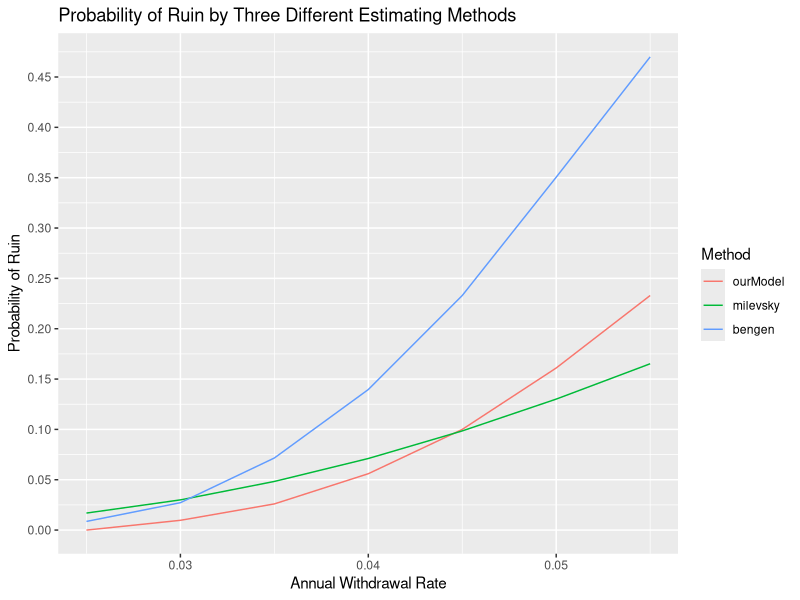

R code for this plot:
#
# Graph Rates of Ruin for Our Cary model, Milevsky Formulw, Bengen-style model
# 

library("reshape2")
library("ggplot2")
withdraw <- c(.025,.03,.035,.04,.045,.05,.055)
ourModel <- c(0,.0097,.026,.056,.1,.161,.233)
milevsky <- c(.0169,.03,.0483,.0711,.0985,.1301,.1652)
bengen <- c(.0086,.0272,.0716,.1396,.233,.3505,.47)
data <- data.frame(withdraw,ourModel,milevsky,bengen)

data_long <- melt(data, id="withdraw")  # convert to long format
colnames(data_long) <- c("Annual Withdrawal","Method","pRuin")

ggplot(data=data_long,
  aes(x=data_long$`Annual Withdrawal`, y=pRuin, group=data_long$Model,color=Method)) +
  scale_fill_discrete(labels=c("Our Model","Milevsky","Bengen Model")) +
  geom_line() +
  ggtitle("Probability of Ruin by Three Different Estimating Methods") +
  labs(x="Annual Withdrawal Rate", y="Probability of Ruin") +
  
  scale_y_continuous(breaks = seq(0,.5,by = .05)) 

